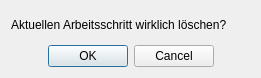
<?xml version="1.0" encoding="UTF-8"?>
<ui version="4.0">
 <class>DeleteStepDialog</class>
 <widget class="QDialog" name="DeleteStepDialog">
  <property name="geometry">
   <rect>
    <x>0</x>
    <y>0</y>
    <width>261</width>
    <height>78</height>
   </rect>
  </property>
  <property name="windowTitle">
   <string>Schritt löschen</string>
  </property>
  <layout class="QVBoxLayout" name="verticalLayout">
   <item>
    <widget class="QLabel" name="label">
     <property name="text">
      <string>Aktuellen Arbeitsschritt wirklich löschen?</string>
     </property>
    </widget>
   </item>
   <item>
    <widget class="QDialogButtonBox" name="buttonBox">
     <property name="orientation">
      <enum>Qt::Horizontal</enum>
     </property>
     <property name="standardButtons">
      <set>QDialogButtonBox::Cancel|QDialogButtonBox::Ok</set>
     </property>
     <property name="centerButtons">
      <bool>true</bool>
     </property>
    </widget>
   </item>
  </layout>
 </widget>
 <resources/>
 <connections>
  <connection>
   <sender>buttonBox</sender>
   <signal>accepted()</signal>
   <receiver>DeleteStepDialog</receiver>
   <slot>accept()</slot>
   <hints>
    <hint type="sourcelabel">
     <x>248</x>
     <y>254</y>
    </hint>
    <hint type="destinationlabel">
     <x>157</x>
     <y>274</y>
    </hint>
   </hints>
  </connection>
  <connection>
   <sender>buttonBox</sender>
   <signal>rejected()</signal>
   <receiver>DeleteStepDialog</receiver>
   <slot>reject()</slot>
   <hints>
    <hint type="sourcelabel">
     <x>316</x>
     <y>260</y>
    </hint>
    <hint type="destinationlabel">
     <x>286</x>
     <y>274</y>
    </hint>
   </hints>
  </connection>
 </connections>
</ui>
